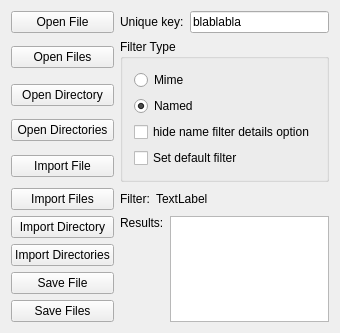
<?xml version="1.0" encoding="UTF-8"?>
<ui version="4.0">
 <class>KoFileDialogTester</class>
 <widget class="QWidget" name="KoFileDialogTester">
  <property name="geometry">
   <rect>
    <x>0</x>
    <y>0</y>
    <width>332</width>
    <height>282</height>
   </rect>
  </property>
  <property name="windowTitle">
   <string>KoFileDialogTester</string>
  </property>
  <layout class="QGridLayout" name="gridLayout">
   <item row="0" column="0">
    <widget class="QPushButton" name="bnOpenFile">
     <property name="text">
      <string>Open File</string>
     </property>
    </widget>
   </item>
   <item row="0" column="1">
    <layout class="QHBoxLayout" name="horizontalLayout">
     <item>
      <widget class="QLabel" name="label">
       <property name="text">
        <string>Unique key:</string>
       </property>
      </widget>
     </item>
     <item>
      <widget class="QLineEdit" name="txtUniqueKey">
       <property name="text">
        <string>blablabla</string>
       </property>
      </widget>
     </item>
    </layout>
   </item>
   <item row="1" column="0">
    <widget class="QPushButton" name="bnOpenFiles">
     <property name="text">
      <string>Open Files</string>
     </property>
    </widget>
   </item>
   <item row="1" column="1" rowspan="4">
    <widget class="QGroupBox" name="groupBox">
     <property name="title">
      <string>Filter Type</string>
     </property>
     <layout class="QVBoxLayout" name="verticalLayout">
      <item>
       <widget class="QRadioButton" name="radioMime">
        <property name="text">
         <string>Mime</string>
        </property>
       </widget>
      </item>
      <item>
       <widget class="QRadioButton" name="radioName">
        <property name="text">
         <string>Named</string>
        </property>
        <property name="checked">
         <bool>true</bool>
        </property>
       </widget>
      </item>
      <item>
       <widget class="QCheckBox" name="chkHideNameFilterDetailsOption">
        <property name="text">
         <string>hide name filter details option</string>
        </property>
       </widget>
      </item>
      <item>
       <widget class="QCheckBox" name="chkSetDefaultFilter">
        <property name="text">
         <string>Set default filter</string>
        </property>
       </widget>
      </item>
     </layout>
    </widget>
   </item>
   <item row="1" column="2">
    <spacer name="horizontalSpacer">
     <property name="orientation">
      <enum>Qt::Horizontal</enum>
     </property>
     <property name="sizeHint" stdset="0">
      <size>
       <width>40</width>
       <height>20</height>
      </size>
     </property>
    </spacer>
   </item>
   <item row="2" column="0">
    <widget class="QPushButton" name="bnOpenDirectory">
     <property name="text">
      <string>Open Directory</string>
     </property>
    </widget>
   </item>
   <item row="3" column="0">
    <widget class="QPushButton" name="bnOpenDirectories">
     <property name="text">
      <string>Open Directories</string>
     </property>
    </widget>
   </item>
   <item row="4" column="0">
    <widget class="QPushButton" name="bnImportFile">
     <property name="text">
      <string>Import File</string>
     </property>
    </widget>
   </item>
   <item row="5" column="0">
    <widget class="QPushButton" name="bnImportFiles">
     <property name="text">
      <string>Import Files</string>
     </property>
    </widget>
   </item>
   <item row="5" column="1">
    <layout class="QHBoxLayout" name="horizontalLayout_2">
     <item>
      <widget class="QLabel" name="label_2">
       <property name="sizePolicy">
        <sizepolicy hsizetype="Preferred" vsizetype="Fixed">
         <horstretch>0</horstretch>
         <verstretch>0</verstretch>
        </sizepolicy>
       </property>
       <property name="text">
        <string>Filter:</string>
       </property>
       <property name="alignment">
        <set>Qt::AlignLeading|Qt::AlignLeft|Qt::AlignTop</set>
       </property>
      </widget>
     </item>
     <item>
      <widget class="QLabel" name="txtFilter">
       <property name="sizePolicy">
        <sizepolicy hsizetype="Expanding" vsizetype="Fixed">
         <horstretch>0</horstretch>
         <verstretch>0</verstretch>
        </sizepolicy>
       </property>
       <property name="text">
        <string>TextLabel</string>
       </property>
       <property name="textFormat">
        <enum>Qt::PlainText</enum>
       </property>
       <property name="alignment">
        <set>Qt::AlignLeading|Qt::AlignLeft|Qt::AlignTop</set>
       </property>
       <property name="wordWrap">
        <bool>false</bool>
       </property>
      </widget>
     </item>
    </layout>
   </item>
   <item row="6" column="0">
    <widget class="QPushButton" name="bnImportDirectory">
     <property name="text">
      <string>Import Directory</string>
     </property>
    </widget>
   </item>
   <item row="6" column="1" rowspan="4">
    <layout class="QHBoxLayout" name="horizontalLayout_3">
     <item>
      <widget class="QLabel" name="label_3">
       <property name="text">
        <string>Results:</string>
       </property>
       <property name="alignment">
        <set>Qt::AlignLeading|Qt::AlignLeft|Qt::AlignTop</set>
       </property>
      </widget>
     </item>
     <item>
      <widget class="QListWidget" name="listResults"/>
     </item>
    </layout>
   </item>
   <item row="7" column="0">
    <widget class="QPushButton" name="bnImportDirectories">
     <property name="text">
      <string>Import Directories</string>
     </property>
    </widget>
   </item>
   <item row="8" column="0">
    <widget class="QPushButton" name="bnSaveFile">
     <property name="text">
      <string>Save File</string>
     </property>
    </widget>
   </item>
   <item row="9" column="0">
    <widget class="QPushButton" name="bnSaveFiles">
     <property name="text">
      <string>Save Files</string>
     </property>
    </widget>
   </item>
   <item row="10" column="1">
    <spacer name="verticalSpacer">
     <property name="orientation">
      <enum>Qt::Vertical</enum>
     </property>
     <property name="sizeHint" stdset="0">
      <size>
       <width>20</width>
       <height>40</height>
      </size>
     </property>
    </spacer>
   </item>
  </layout>
  <zorder>bnImportDirectories</zorder>
  <zorder>bnOpenDirectories</zorder>
  <zorder>bnImportFile</zorder>
  <zorder>bnOpenFile</zorder>
  <zorder>bnOpenFiles</zorder>
  <zorder>bnOpenDirectory</zorder>
  <zorder>bnImportFiles</zorder>
  <zorder>bnImportDirectory</zorder>
  <zorder>bnSaveFile</zorder>
  <zorder>bnSaveFiles</zorder>
  <zorder>groupBox</zorder>
  <zorder>horizontalLayoutWidget</zorder>
  <zorder>verticalSpacer</zorder>
  <zorder>horizontalSpacer</zorder>
 </widget>
 <layoutdefault spacing="6" margin="11"/>
 <resources/>
 <connections/>
</ui>
